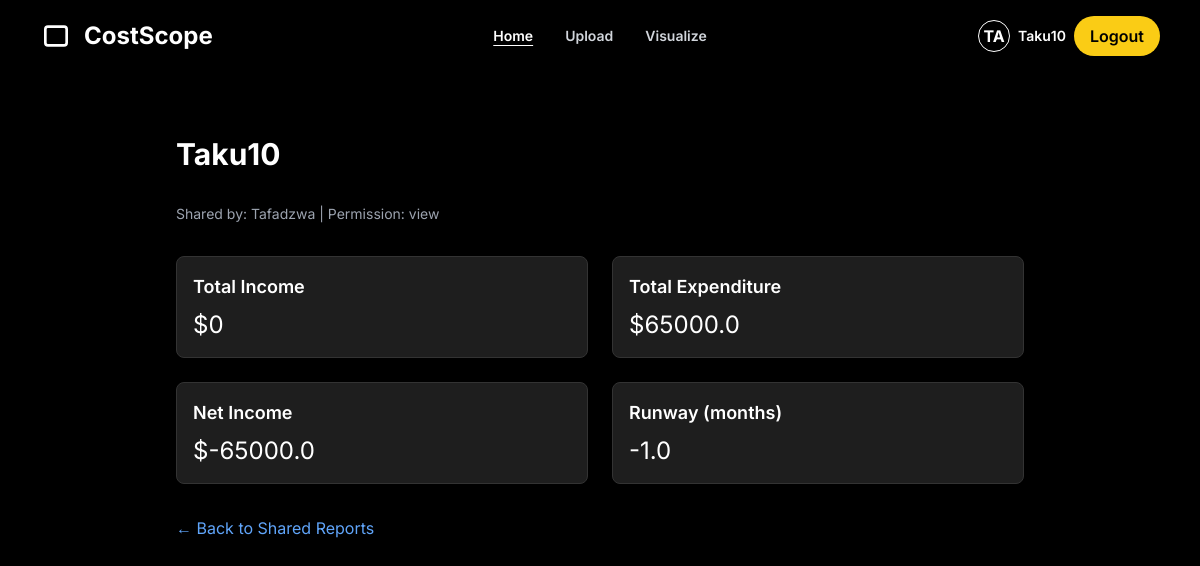
Page /shared-report/3 (signed in) on the committed database.
### app/models.py (models this page shows)
class User(db.Model, UserMixin):
    id = db.Column(db.Integer, primary_key=True)
    username = db.Column(db.String(80), unique=True, nullable=False)
    password_hash = db.Column(db.String(128), nullable=False)
    expenses = db.relationship('Expense', backref='user', lazy=True)

class SharedReport(db.Model):
    id = db.Column(db.Integer, primary_key=True)
    owner_id = db.Column(db.Integer, db.ForeignKey('user.id'), nullable=False)
    recipient_username = db.Column(db.String(100), nullable=False)
    report_title = db.Column(db.String(100), nullable=False)
    permission = db.Column(db.String(20), default='view')  # Can be 'view' or 'comment'
    timestamp = db.Column(db.DateTime, default=datetime.utcnow)
    owner = db.relationship('User', backref='shared_reports')

### app/routes.py (the view)
@main.route('/shared-report/<int:report_id>')
@login_required
def view_shared_report(report_id):
    shared = SharedReport.query.get_or_404(report_id)
    if shared.recipient_username != current_user.username:
        flash("❌ You are not authorized to view this report.")
        return redirect(url_for('main.shared_with_me'))
    owner_expenses = Expense.query.filter_by(user_id=shared.owner_id).all()
    total_income = sum(e.amount for e in owner_expenses if e.type == 'income')
    total_expenditure = sum(e.amount for e in owner_expenses if e.type == 'expense')
    net_income = total_income - total_expenditure
    total_savings = sum(e.amount for e in owner_expenses if e.type in ['savings', 'investment'])
    available_funds = total_savings + net_income
    run_rate = round(available_funds / total_expenditure, 2) if total_expenditure else 0.0
    return render_template(
        'shared_visualise.html',
        report=shared,
        stats={
            'totalIncome': total_income,
            'totalExpenditure': total_expenditure,
            'netIncome': net_income,
            'runRate': run_rate
        }
    )

### app/__init__.py (called while the page is built)
def create_app():
    app = Flask(__name__)
    app.config['SECRET_KEY'] = 'dev'
    app.config['SQLALCHEMY_DATABASE_URI'] = 'sqlite:///studysync.db'
    app.config['WTF_CSRF_ENABLED'] = True
    db.init_app(app)
    migrate.init_app(app, db)  # ✅ Connect Migrate to app and db
    login_manager.init_app(app)
    @login_manager.user_loader
    def load_user(user_id):
        return User.query.get(int(user_id))
    from .routes import main as main_blueprint
    app.register_blueprint(main_blueprint)
    return app

### app/templates/shared_visualise.html
{% extends "base.html" %}
{% block content %}
<div class="max-w-4xl mx-auto text-white p-6 space-y-8">
  <h1 class="text-3xl font-bold">{{ report.report_title }}</h1>
  <p class="text-sm text-gray-400">Shared by: {{ report.owner.username }} | Permission: {{ report.permission }}</p>
  <div class="grid grid-cols-2 gap-6 mt-6">
    <div class="bg-[#1e1e1e] p-4 rounded-lg border border-[#333]">
      <h2 class="font-semibold text-lg mb-2">Total Income</h2>
      <p class="text-2xl">${{ stats.totalIncome }}</p>
    </div>
    <div class="bg-[#1e1e1e] p-4 rounded-lg border border-[#333]">
      <h2 class="font-semibold text-lg mb-2">Total Expenditure</h2>
      <p class="text-2xl">${{ stats.totalExpenditure }}</p>
    </div>
    <div class="bg-[#1e1e1e] p-4 rounded-lg border border-[#333]">
      <h2 class="font-semibold text-lg mb-2">Net Income</h2>
      <p class="text-2xl">${{ stats.netIncome }}</p>
    </div>
    <div class="bg-[#1e1e1e] p-4 rounded-lg border border-[#333]">
      <h2 class="font-semibold text-lg mb-2">Runway (months)</h2>
      <p class="text-2xl">{{ stats.runRate }}</p>
    </div>
  </div>
  <a href="{{ url_for('main.shared_with_me') }}" class="mt-6 inline-block text-blue-400 hover:underline">← Back to Shared Reports</a>
</div>
{% endblock %}

### app/templates/base.html (shortened to what this page needs)
<!DOCTYPE html>
<html lang="en">
<head>
  <script src="https://cdn.tailwindcss.com"></script>
</head>
<body class="bg-black text-white min-h-screen flex flex-col">
  <header class="relative w-full px-10 py-4 flex justify-between items-center bg-black">
    <div class="flex items-center gap-3">
      <svg xmlns="http://www.w3.org/2000/svg" class="w-8 h-8" fill="none"
           viewBox="0 0 24 24" stroke="white" stroke-width="2">
        <path d="M20 12v5a2 2 0 0 1-2 2H6a2 2 0 0 1-2-2V7a2 2 0 0 1 2-2h12a2 2 0 0 1 2 2Z" />
        <path d="M18 12h.01" />
      </svg>
      <strong class="text-2xl font-bold">CostScope</strong>
    </div>
    <nav class="absolute left-1/2 transform -translate-x-1/2 flex gap-8 text-sm font-semibold">
      <a href="{{ url_for('main.home') }}" class="text-white underline underline-offset-4">Home</a>
      <a href="{{ url_for('main.upload') }}" class="text-gray-300 hover:text-white transition">Upload</a>
      <a href="{{ url_for('main.visualise') }}" class="text-gray-300 hover:text-white transition">Visualize</a>
    </nav>
    <div class="flex items-center gap-4">
      {% if current_user.is_authenticated %}
        <div class="flex items-center gap-2">
          <div class="w-8 h-8 rounded-full border border-white flex items-center justify-center font-bold text-white">
            {{ current_user.username[:2]|upper }}
          </div>
          <span class="text-sm font-semibold">{{ current_user.username }}</span>
          <a href="{{ url_for('main.logout') }}"
             class="bg-yellow-400 hover:bg-yellow-500 text-black font-semibold px-4 py-2 rounded-full transition">
            Logout
          </a>
        </div>
      {% else %}
        <a href="{{ url_for('main.login') }}" class="text-sm text-white hover:underline">Login</a>
        <a href="{{ url_for('main.register') }}"
           class="bg-yellow-400 hover:bg-yellow-500 text-black font-semibold px-4 py-2 rounded-full transition">
          Sign Up
        </a>
      {% endif %}
    </div>
  </header>
  <main class="flex-grow px-4 py-10">
    {% block content %}{% endblock %}
  </main>
</body>
</html>

### app/templates/base.html (style rules this page uses)
body { font-family: 'Inter', sans-serif; }

### rows in the picture
User: username "TA", username "Taku10"
SharedReport: report_title "Taku10", permission "view"
User: owner.username "Tafadzwa"

### other values in the picture
{{ stats.totalIncome }} "0"
{{ stats.totalExpenditure }} "65000.0"
{{ stats.netIncome }} "-65000.0"
{{ stats.runRate }} "-1.0"
